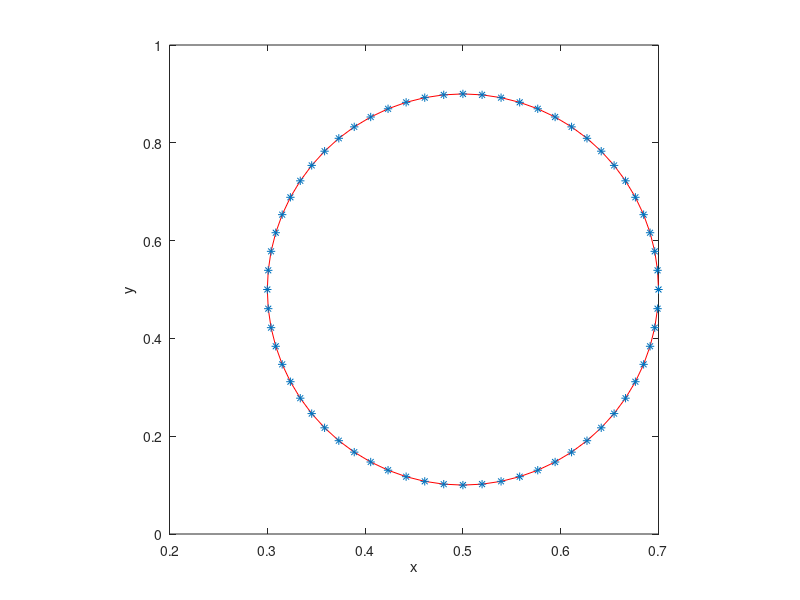

The MATLAB source for this figure:
%-------------------------------------------------------------------------------------------------------------------%
%
% IB2d is an Immersed Boundary Code (IB) for solving fully coupled non-linear 
% 	fluid-structure interaction models. This version of the code is based off of
%	Peskin's Immersed Boundary Method Paper in Acta Numerica, 2002.
%
% Author: Nicholas A. Battista
% Email:  nick.battista@unc.edu
% Date Created: May 27th, 2015
% Institution: UNC-CH
%
% This code is capable of creating Lagrangian Structures using:
% 	1. Springs
% 	2. Beams (*torsional springs)
% 	3. Target Points
%	4. Muscle-Model (combined Force-Length-Velocity model, "HIll+(Length-Tension)")
%
% One is able to update those Lagrangian Structure parameters, e.g., spring constants, resting %%	lengths, etc
% 
% There are a number of built in Examples, mostly used for teaching purposes. 
% 
% If you would like us %to add a specific muscle model, please let Nick (nick.battista@unc.edu) know.
%
%--------------------------------------------------------------------------------------------------------------------%

%%%%%%%%%%%%%%%%%%%%%%%%%%%%%%%%%%%%%%%%%%%%%%%%%%%%%%%%%%%%%%%%%%%%%%%%%%%%%%%%%%%%%%
%
% FUNCTION: creates the RUBBERBAND-EXAMPLE geometry and prints associated input files
%
%%%%%%%%%%%%%%%%%%%%%%%%%%%%%%%%%%%%%%%%%%%%%%%%%%%%%%%%%%%%%%%%%%%%%%%%%%%%%%%%%%%%%%

function Rubberband()

%
% Grid Parameters (MAKE SURE MATCHES IN input2d !!!)
%
Nx =  32;        % # of Eulerian Grid Pts. in x-Direction (MUST BE EVEN!!!)
Ny =  32;        % # of Eulerian Grid Pts. in y-Direction (MUST BE EVEN!!!)
Lx = 1.0;        % Length of Eulerian Grid in x-Direction
Ly = 1.0;        % Length of Eulerian Grid in y-Direction


% Immersed Structure Geometric / Dynamic Parameters %
N = 2*Nx;        % Number of Lagrangian Pts. (2x resolution of Eulerian grid)
a = 0.4;         % Length of semi-major axis.
b = 0.2;         % Length of semi-minor axis.
ds_Rest = 0;     % Resting length of springs
struct_name = 'rubberband'; % Name for .vertex, .spring, etc files.


% Call function to construct geometry
[xLag,yLag] = give_Me_Immsersed_Boundary_Geometry(N,a,b);


% Plot Geometry to test
plot(xLag,yLag,'r-'); hold on;
plot(xLag,yLag,'*'); hold on;
xlabel('x'); ylabel('y');
axis square;


% Prints .vertex file!
print_Lagrangian_Vertices(xLag,yLag,struct_name);


% Prints .spring file!
k_Spring = 1e7;
print_Lagrangian_Springs(xLag,yLag,k_Spring,ds_Rest,struct_name);

% Prints .porous file!
alpha = 1e-4; 
print_Lagrangian_Porosity(xLag,alpha,struct_name)


% Prints .beam file!
%k_Beam = 0.5; C = 0.0;
%print_Lagrangian_Beams(xLag,yLag,k_Beam,C,struct_name);


% Prints .target file!
%k_Target = 1e7;
%print_Lagrangian_Target_Pts(xLag,k_Target,struct_name);

%%%%%%%%%%%%%%%%%%%%%%%%%%%%%%%%%%%%%%%%%%%%%%%%%%%%%%%%%%%%%%%%%%%%%%%%
%
% FUNCTION: prints VERTEX points to a file called rubberband.vertex
%
%%%%%%%%%%%%%%%%%%%%%%%%%%%%%%%%%%%%%%%%%%%%%%%%%%%%%%%%%%%%%%%%%%%%%%%%

function print_Lagrangian_Vertices(xLag,yLag,struct_name)

    N = length(xLag);

    vertex_fid = fopen([struct_name '.vertex'], 'w');

    fprintf(vertex_fid, '%d\n', N );

    %Loops over all Lagrangian Pts.
    for s = 1:N
        X_v = xLag(s);
        Y_v = yLag(s);
        fprintf(vertex_fid, '%1.16e %1.16e\n', X_v, Y_v);
    end

    fclose(vertex_fid); 
    
%%%%%%%%%%%%%%%%%%%%%%%%%%%%%%%%%%%%%%%%%%%%%%%%%%%%%%%%%%%%%%%%%%%%%%%%
%
% FUNCTION: prints POROSITY points to a file called rubberband.porous
%
%%%%%%%%%%%%%%%%%%%%%%%%%%%%%%%%%%%%%%%%%%%%%%%%%%%%%%%%%%%%%%%%%%%%%%%%

function print_Lagrangian_Porosity(xLag,alpha,struct_name)

    N = length(xLag);

    porous_fid = fopen([struct_name '.porous'], 'w');

    fprintf(porous_fid, '%d\n', N );

    %Loops over all Lagrangian Pts.
    for s = 1:N
        fprintf(porous_fid, '%d %1.16e\n', s, alpha);
    end

    fclose(porous_fid); 
        
    
%%%%%%%%%%%%%%%%%%%%%%%%%%%%%%%%%%%%%%%%%%%%%%%%%%%%%%%%%%%%%%%%%%%%%%%%
%
% FUNCTION: prints TARGET points to a file called rubberband.target
%
%%%%%%%%%%%%%%%%%%%%%%%%%%%%%%%%%%%%%%%%%%%%%%%%%%%%%%%%%%%%%%%%%%%%%%%%

function print_Lagrangian_Target_Pts(xLag,k_Target,struct_name)

    N = length(xLag);

    target_fid = fopen([struct_name '.target'], 'w');

    fprintf(target_fid, '%d\n', N );

    %Loops over all Lagrangian Pts.
    for s = 1:N
        fprintf(target_fid, '%d %1.16e\n', s, k_Target);
    end

    fclose(target_fid); 
    
    
%%%%%%%%%%%%%%%%%%%%%%%%%%%%%%%%%%%%%%%%%%%%%%%%%%%%%%%%%%%%%%%%%%%%%%%%%%%%%%%%%%%%%
%
% FUNCTION: prints BEAM (Torsional Spring) points to a file called rubberband.beam
%
%%%%%%%%%%%%%%%%%%%%%%%%%%%%%%%%%%%%%%%%%%%%%%%%%%%%%%%%%%%%%%%%%%%%%%%%%%%%%%%%%%%%%

function print_Lagrangian_Beams(xLag,yLag,k_Beam,C,struct_name)

    % k_Beam: beam stiffness
    % C: beam curvature
    
    N = length(xLag); % NOTE: Total number of beams = Number of Total Lag Pts. - 2

    beam_fid = fopen([struct_name '.beam'], 'w');

    fprintf(beam_fid, '%d\n', N );

    %spring_force = kappa_spring*ds/(ds^2);

    %BEAMS BETWEEN VERTICES
    for s = 2:N-1
            if  s <= N-1         
                fprintf(beam_fid, '%d %d %d %1.16e %1.16e\n',s-1, s, s+1, k_Beam, C);  
            else
                %Case s=N
                fprintf(beam_fid, '%d %d %d %1.16e %1.16e\n',s-1, s, 1,   k_Beam, C);  
            end
    end
    fclose(beam_fid); 


%%%%%%%%%%%%%%%%%%%%%%%%%%%%%%%%%%%%%%%%%%%%%%%%%%%%%%%%%%%%%%%%%%%%%%%%
%
% FUNCTION: prints SPRING points to a file called rubberband.spring
%
%%%%%%%%%%%%%%%%%%%%%%%%%%%%%%%%%%%%%%%%%%%%%%%%%%%%%%%%%%%%%%%%%%%%%%%%

function print_Lagrangian_Springs(xLag,yLag,k_Spring,ds_Rest,struct_name)

    N = length(xLag);

    spring_fid = fopen([struct_name '.spring'], 'w');

    fprintf(spring_fid, '%d\n', N );

    %spring_force = kappa_spring*ds/(ds^2);

    %SPRINGS BETWEEN VERTICES
    for s = 1:N
            if s < N         
                fprintf(spring_fid, '%d %d %1.16e %1.16e\n', s, s+1, k_Spring, ds_Rest);  
            else
                %Case s=N
                fprintf(spring_fid, '%d %d %1.16e %1.16e\n', s, 1,   k_Spring, ds_Rest);  
            end
    end
    fclose(spring_fid); 
    
    

%%%%%%%%%%%%%%%%%%%%%%%%%%%%%%%%%%%%%%%%%%%%%%%%%%%%%%%%%%%%%%%%%%%%%%%%
%
% FUNCTION: creates the Lagrangian structure geometry
%
%%%%%%%%%%%%%%%%%%%%%%%%%%%%%%%%%%%%%%%%%%%%%%%%%%%%%%%%%%%%%%%%%%%%%%%%

function [xLag,yLag] = give_Me_Immsersed_Boundary_Geometry(N,rmin,rmax)

% The immsersed structure is an ellipse %
t = 2*pi/N;
for i=1:N
    
    xLag(i) = 0.5 + rmax * cos( 2*pi/N*(i-1) );
    yLag(i) = 0.5 + rmin * sin( 2*pi/N*(i-1) );
    
end
